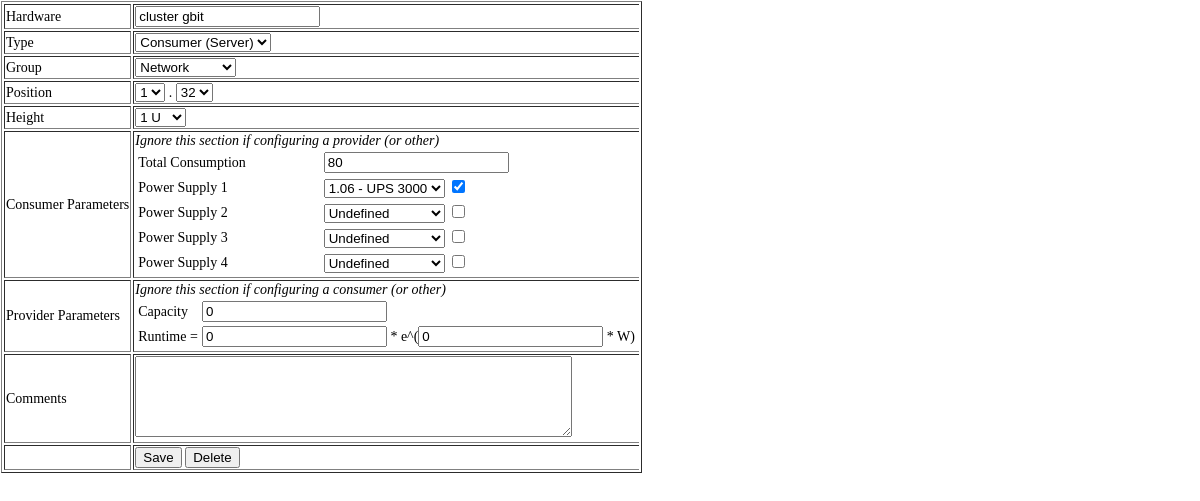
The page /?p=edit&id=144 on the database its author committed.
### tables this page shows
CREATE TABLE IF NOT EXISTS `entities` (
  `ID` int(11) NOT NULL AUTO_INCREMENT,              
  `Type` int(11) NOT NULL,                           
  `Group` int(11) DEFAULT NULL,                      
  `Rack` int(11) unsigned NOT NULL,                  
  `Position` int(11) unsigned NOT NULL,              
  `Height` int(11) unsigned NOT NULL DEFAULT '1',    
  `Hardware` varchar(32) NOT NULL,                   
  `Name` varchar(32) DEFAULT NULL,                   
  `Comment` varchar(192) DEFAULT NULL,               

                                                     
  `Ref1` int(11) DEFAULT NULL,                       
  `Ref2` int(11) DEFAULT NULL,                       
  `Ref3` int(11) DEFAULT NULL,                       
  `Ref4` int(11) DEFAULT NULL,                       
  `RefFlags` int(11) DEFAULT '0',                    
  `TotalLoad` int(11) DEFAULT NULL,                  

                                                     
  `Capacity` int(11) DEFAULT NULL,                   
  `FormulaA` float DEFAULT NULL,                     
  `FormulaB` float DEFAULT NULL,                     
  
  PRIMARY KEY (`ID`),
  KEY `Rack_idx` (`Rack`),
  KEY `Type_idx` (`Type`)
);

### inc/conf.inc.php (called while the page is built, shortened)
<?php
function get_conf($i){
	return $GLOBALS['_CONF_'][$i];
}

### inc/sql.inc.php (called while the page is built, shortened)
<?php
function sql(){
    return $GLOBALS['_SQL_'];
}
function sql_query($q){
    return mysqli_query(sql(), $q);
}

### content/edit.inc.php (the view, shortened to what this page needs)
<?php
function get_val($id, $field){
    if($id){
        $q = sql_query("SELECT `$field` FROM `entities` WHERE `ID` = '$id'");
        $r = mysqli_fetch_row($q);
        return $r[0];
    }
    else{
        return "";
    }
}
function get_selected($id, $field, $val){
    if(get_val($id, $field) == $val)
        return "selected='selected'";
    else
        return "";
}
function get_flag_checked($id, $flag){
    if((get_val($id, "RefFlags") & $flag) != 0)
        return "checked='checked'";
    else
        return "";
}
function print_refs($id,$col){
    $q = sql_query("SELECT `ID`,`Rack`,`Position`,`Hardware` FROM `entities` WHERE `Type` = '2'");
    echo "<option value='0' ";
    echo get_selected($id, $col, 0);
    echo ">Undefined</option>";
    while($r = mysqli_fetch_array($q)){
        if($r['Position'] < 10) $r['Position'] = "0{$r['Position']}";
        echo "<option value='{$r['ID']}' ";
        echo get_selected($id, $col, $r['ID']);
        echo ">{$r['Rack']}.{$r['Position']} - {$r['Hardware']}</option>";
    }
}
$mode = 0;
$okay = 1;
if(isset($_GET['id'])){
    $mode = intval($_GET['id']);;
}
else{
    set_title("add item");
}
if(isset($_GET['post']) && $_POST['action'] == "Save"){
    $save = array();
    $save['Type'] = $_POST['type'];
    $save['Rack'] = $_POST['rack'];
    $save['Position'] = $_POST['position'];
    $save['Height'] = $_POST['height'];
    $save['Hardware'] = $_POST['hardware'];
    $save['Group'] = $_POST['group'];
    $save['Comment'] = strip_tags($_POST['comment']);
    if($_POST['type'] == 1){
        $save['Ref1'] = intval($_POST['ref1']);
        $save['Ref2'] = intval($_POST['ref2']);
        $save['Ref3'] = intval($_POST['ref3']);
        $save['Ref4'] = intval($_POST['ref4']);
        $save['RefFlags'] = calc_flags();
        $save['TotalLoad'] = intval($_POST['load']);
        $save['Capacity'] = 0;
        $save['FormulaA'] = 0;
        $save['FormulaB'] = 0;
    }
    elseif($_POST['type'] == 2){
        $save['Ref1'] = 0;
        $save['Ref2'] = 0;
        $save['Ref3'] = 0;
        $save['Ref4'] = 0;
        $save['RefFlags'] = 0;
        $save['TotalLoad'] = 0;
        $save['Capacity'] = $_POST['capacity'];
        $save['FormulaA'] = $_POST['formulaa'];
        $save['FormulaB'] = $_POST['formulab'];
    }
    else{
        $save['Ref1'] = 0;
        $save['Ref2'] = 0;
        $save['Ref3'] = 0;
        $save['Ref4'] = 0;
        $save['RefFlags'] = 0;
        $save['TotalLoad'] = 0;
        $save['Capacity'] = 0;
        $save['FormulaA'] = 0;
        $save['FormulaB'] = 0;
    }
    if($save['Position'] + $save['Height'] > 42){
        $okay = 0;
        echo "Error: The entity goes above the height of the rack<br/>";
    }
    for($i = 0; $i < $save['Height']; $i++){
        $p = $save['Position'] + $i;
        $q1 = sql_query(
            "SELECT * FROM `entities` WHERE `Rack`='{$save['Rack']}' AND `Position`<='$p' AND ".
            " (`Position` + `Height`) > '$p' AND `ID` != '$mode'");
        if(mysqli_num_rows($q1)){
            echo "Error: The space ({$save['Rack']}.$p) is already occupied by another entity<br/>";
            $okay = 0;
            break;
        }
    }
    if($okay){
        $qs = "";
        if($mode){
            $qs = "UPDATE `entities` SET ";
            foreach($save as $i => $v){
                $v = sql_esc($v);
                $qs .= "`$i` = '$v', ";
            }
            $qs = substr($qs, 0, -2);
            $qs.= " WHERE `ID` = '$mode'";
        }
        else{
            $qs = "INSERT INTO `entities` SET ";
            foreach($save as $i => $v){
                $v = sql_esc($v);
                $qs .= "`$i` = '$v', ";
            }
            $qs = substr($qs, 0, -2);
        }
        $q = sql_query($qs);
        if(mysqli_errno(sql())){
            echo mysqli_error(sql());
            echo "<br/><a href='javascript:window.history.go(-1)'>Go back &rarr;</a>";
        }
        else{
            echo "Changes saved.<br/>";
            echo "<script type='text/javascript'>window.opener.location.reload();</script>";
            echo "<a href='./?' onclick='window.close();return false;'>Continue &rarr;</a><br/>";
            if(!$mode)
                echo "<a href='./?' onclick='window.history.go(-1); return false;'>Add another &rarr;</a><br/>";
        }
    }
    else{
        echo "<a href='javascript:window.history.go(-1)'>Go back &rarr;</a>";
    }
}
else{
?>
<form action="?p=edit&post<?php if(isset($_GET['id'])) echo "&id={$_GET['id']}";?>" method="post">
    <table class='edit_form' border="1">
    <tr>
        <td>Hardware</td>
        <td><input name="hardware" value="<?php echo get_val($mode, 'Hardware');?>"/></td>
    </tr>
    <tr>
        <td>Type</td>
        <td>
            <select name="type">
                <option value="1" <?php echo get_selected($mode, 'Type', 1);?>>Consumer (Server)</option>
            </select>
        </td>
    </tr>
    <tr>
        <td>Group</td>
        <td>
            <select name="group">
                <?php
                    $q = sql_query("SELECT `ID`,`Name` FROM `groups` ORDER BY `ID` ASC");
                    while($r = mysqli_fetch_row($q)){
                        echo "<option value='{$r[0]}' ";
                        echo get_selected($mode, 'Group', $r[0]);
                        echo ">{$r[1]}</option>";
                    }
                ?>
            </select>
        </td>
    <tr>
        <td>Position</td>
        <td>
            <select name="rack">
                <?php
                    $q = sql_query("SELECT `RackId` FROM `racks` ORDER BY `RackId` DESC");
                    while($r = mysqli_fetch_row($q)){
                        echo "<option value='{$r[0]}' ";
                        echo get_selected($mode, 'Rack', $r[0]);
                        echo ">{$r[0]}</option>";
                    }
                ?>
            </select>
            .
            <select name="position">
                <?php
                    for($i = 42; $i >= 0; $i--){
                        echo "<option value='$i' ";
                        echo get_selected($mode, 'Position', $i);
                        echo ">$i</option>";
                    }
                ?>
            </select>
        </tr>
    </tr>
    <tr>
        <td>Height</td>
        <td>
             <select name="height">
                <?php
                    for($i = 1; $i <= 20; $i++){
                        echo "<option value='$i' ";
                        echo get_selected($mode, 'Height', $i);
                        echo ">$i U</option>";
                    }
                ?>
            </select>
        </td>
        </tr>
    <tr>
        <td>Consumer Parameters</td>
        <td>
            <i>Ignore this section if configuring a provider (or other)</i>
            <table border="0" width="100%">
                <tr>
                    <td>Total Consumption</td>
                    <td><input name="load" value="<?php echo get_val($mode, 'TotalLoad');?>"/></td>
                </tr>
                <tr>
                    <td>Power Supply 1</td>
                    <td>
                        <select name="ref1">
                            <?php print_refs($mode,'Ref1'); ?>
                        </select>
                        <input type='checkbox' name="ref1_f" value="1" <?php echo get_flag_checked($mode, 1); ?>/>
                    </td>
                </tr>
                <tr>
                    <td>Power Supply 2</td>
                    <td>
                        <select name="ref2">
                            <?php print_refs($mode,'Ref2'); ?>
                        </select>
                        <input type='checkbox' name="ref2_f" value="1" <?php echo get_flag_checked($mode, 2); ?>/>
                    </td>
                </tr>
                <tr>
                    <td>Power Supply 3</td>
                    <td>
                        <select name="ref3">
                            <?php print_refs($mode,'Ref3'); ?>
                        </select>
                        <input type='checkbox' name="ref3_f" value="1" <?php echo get_flag_checked($mode, 4); ?>/>
                    </td>
                </tr>
                <tr>
                    <td>Power Supply 4</td>
                    <td>
                        <select name="ref4">
                            <?php print_refs($mode,'Ref4'); ?>
                        </select>
                        <input type='checkbox' name="ref4_f" value="1" <?php echo get_flag_checked($mode, 8); ?>/>
                    </td>
                </tr>
            </table>
        </td>
    </tr>
    <tr>
        <td>Provider Parameters</td>
        <td>
            <i>Ignore this section if configuring a consumer (or other)</i>
            <table border="0" width="100%">
                <tr>
                    <td>Capacity</td>
                    <td>
                         <input name="capacity" value="<?php echo get_val($mode, 'Capacity'); ?>"/>
                    </td>
                </tr>
                <tr>
                    <td>Runtime =</td>
                    <td>
                        <input name="formulaa" value="<?php echo get_val($mode, 'FormulaA'); ?>"/> * e^(<input name="formulab" value="<?php echo get_val($mode, 'FormulaB'); ?>"/> * W)
                    </td>
                </tr>
            </table>
        </td>
    </tr>
    <tr>
        <td>Comments</td>
        <td>
            <textarea name='comment' rows="5" cols="52"><?php echo get_val($mode, 'Comment'); ?></textarea>
        </td>
    </tr>
    <tr>
        <td>&nbsp;</td>
        <td>
            <input type='submit' value="Save" name='action'/>
            <?php if($mode) echo "<input type='submit' onclick=\"return confirm('Are you sure you want to delete this?')\" value='Delete' name='action'/>"; ?>
        </td>
    </tr>
    </table>
</form>
<?php
}
?>

### index.php (style rules this page uses)
body { margin:1px; padding:0px; font-size:14px; }
tr>td:last-child { border-right:none; }

### rows shown on the page
entities: hardware "cluster gbit", load "80", capacity "0", formulaa "0", formulab "0"

### other values the page prints
form field group "Network"
form field rack "1"
form field position "32"
form field height "1 U"
form field ref1 "1.06 - UPS 3000"
